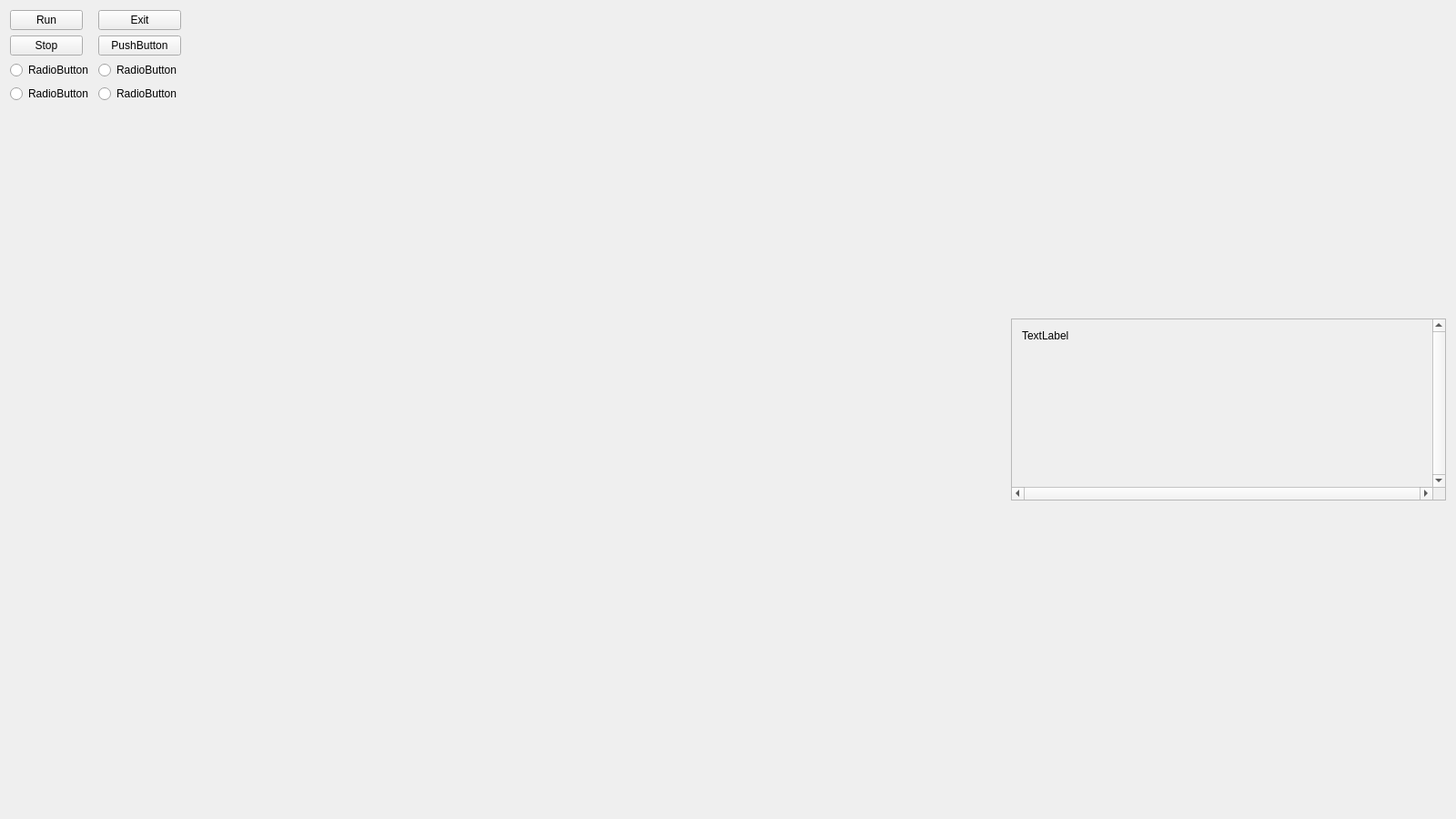
<?xml version="1.0" encoding="UTF-8"?>
<ui version="4.0">
 <class>CpsWindow</class>
 <widget class="QMainWindow" name="CpsWindow">
  <property name="enabled">
   <bool>true</bool>
  </property>
  <property name="geometry">
   <rect>
    <x>0</x>
    <y>0</y>
    <width>1600</width>
    <height>900</height>
   </rect>
  </property>
  <property name="sizePolicy">
   <sizepolicy hsizetype="Preferred" vsizetype="Preferred">
    <horstretch>0</horstretch>
    <verstretch>0</verstretch>
   </sizepolicy>
  </property>
  <property name="minimumSize">
   <size>
    <width>1600</width>
    <height>900</height>
   </size>
  </property>
  <property name="maximumSize">
   <size>
    <width>3000</width>
    <height>2000</height>
   </size>
  </property>
  <property name="windowTitle">
   <string>COMPASS</string>
  </property>
  <widget class="QWidget" name="centralWidget">
   <property name="sizePolicy">
    <sizepolicy hsizetype="Preferred" vsizetype="Preferred">
     <horstretch>0</horstretch>
     <verstretch>0</verstretch>
    </sizepolicy>
   </property>
   <property name="minimumSize">
    <size>
     <width>1600</width>
     <height>900</height>
    </size>
   </property>
   <property name="maximumSize">
    <size>
     <width>3000</width>
     <height>2000</height>
    </size>
   </property>
   <layout class="QHBoxLayout" name="horizontalLayout">
    <item>
     <layout class="QFormLayout" name="MenuLayout">
      <property name="labelAlignment">
       <set>Qt::AlignLeading|Qt::AlignLeft|Qt::AlignVCenter</set>
      </property>
      <item row="0" column="0">
       <widget class="QPushButton" name="runButton">
        <property name="text">
         <string>Run</string>
        </property>
       </widget>
      </item>
      <item row="0" column="1">
       <widget class="QPushButton" name="exitButton">
        <property name="text">
         <string>Exit</string>
        </property>
       </widget>
      </item>
      <item row="1" column="0">
       <widget class="QPushButton" name="stopButton">
        <property name="text">
         <string>Stop</string>
        </property>
       </widget>
      </item>
      <item row="1" column="1">
       <widget class="QPushButton" name="pushButton_4">
        <property name="text">
         <string>PushButton</string>
        </property>
       </widget>
      </item>
      <item row="2" column="1">
       <widget class="QRadioButton" name="radioButton_2">
        <property name="text">
         <string>RadioButton</string>
        </property>
       </widget>
      </item>
      <item row="2" column="0">
       <widget class="QRadioButton" name="radioButton">
        <property name="text">
         <string>RadioButton</string>
        </property>
       </widget>
      </item>
      <item row="3" column="1">
       <widget class="QRadioButton" name="radioButton_3">
        <property name="text">
         <string>RadioButton</string>
        </property>
       </widget>
      </item>
      <item row="3" column="0">
       <widget class="QRadioButton" name="radioButton_4">
        <property name="text">
         <string>RadioButton</string>
        </property>
       </widget>
      </item>
     </layout>
    </item>
    <item>
     <layout class="QVBoxLayout" name="verticalLayout_3">
      <item>
       <widget class="CpsWidget" name="CpsSim" native="true">
        <property name="sizePolicy">
         <sizepolicy hsizetype="Fixed" vsizetype="Fixed">
          <horstretch>0</horstretch>
          <verstretch>0</verstretch>
         </sizepolicy>
        </property>
        <property name="minimumSize">
         <size>
          <width>900</width>
          <height>900</height>
         </size>
        </property>
        <property name="maximumSize">
         <size>
          <width>900</width>
          <height>900</height>
         </size>
        </property>
       </widget>
      </item>
     </layout>
    </item>
    <item>
     <layout class="QVBoxLayout" name="GraphConsoleLayout">
      <item>
       <widget class="QScrollArea" name="scrollArea">
        <property name="minimumSize">
         <size>
          <width>0</width>
          <height>200</height>
         </size>
        </property>
        <property name="maximumSize">
         <size>
          <width>16777215</width>
          <height>200</height>
         </size>
        </property>
        <property name="verticalScrollBarPolicy">
         <enum>Qt::ScrollBarAlwaysOn</enum>
        </property>
        <property name="horizontalScrollBarPolicy">
         <enum>Qt::ScrollBarAlwaysOn</enum>
        </property>
        <property name="widgetResizable">
         <bool>true</bool>
        </property>
        <widget class="QWidget" name="scrollAreaWidgetContents">
         <property name="geometry">
          <rect>
           <x>0</x>
           <y>0</y>
           <width>475</width>
           <height>181</height>
          </rect>
         </property>
         <layout class="QVBoxLayout" name="verticalLayout">
          <item>
           <widget class="QLabel" name="label">
            <property name="text">
             <string>TextLabel</string>
            </property>
            <property name="alignment">
             <set>Qt::AlignLeading|Qt::AlignLeft|Qt::AlignTop</set>
            </property>
           </widget>
          </item>
         </layout>
        </widget>
       </widget>
      </item>
     </layout>
    </item>
   </layout>
  </widget>
 </widget>
 <layoutdefault spacing="6" margin="11"/>
 <customwidgets>
  <customwidget>
   <class>CpsWidget</class>
   <extends>QWidget</extends>
   <header>include/cpsGUI/cpsWidget.h</header>
   <container>1</container>
  </customwidget>
 </customwidgets>
 <resources/>
 <connections/>
</ui>
